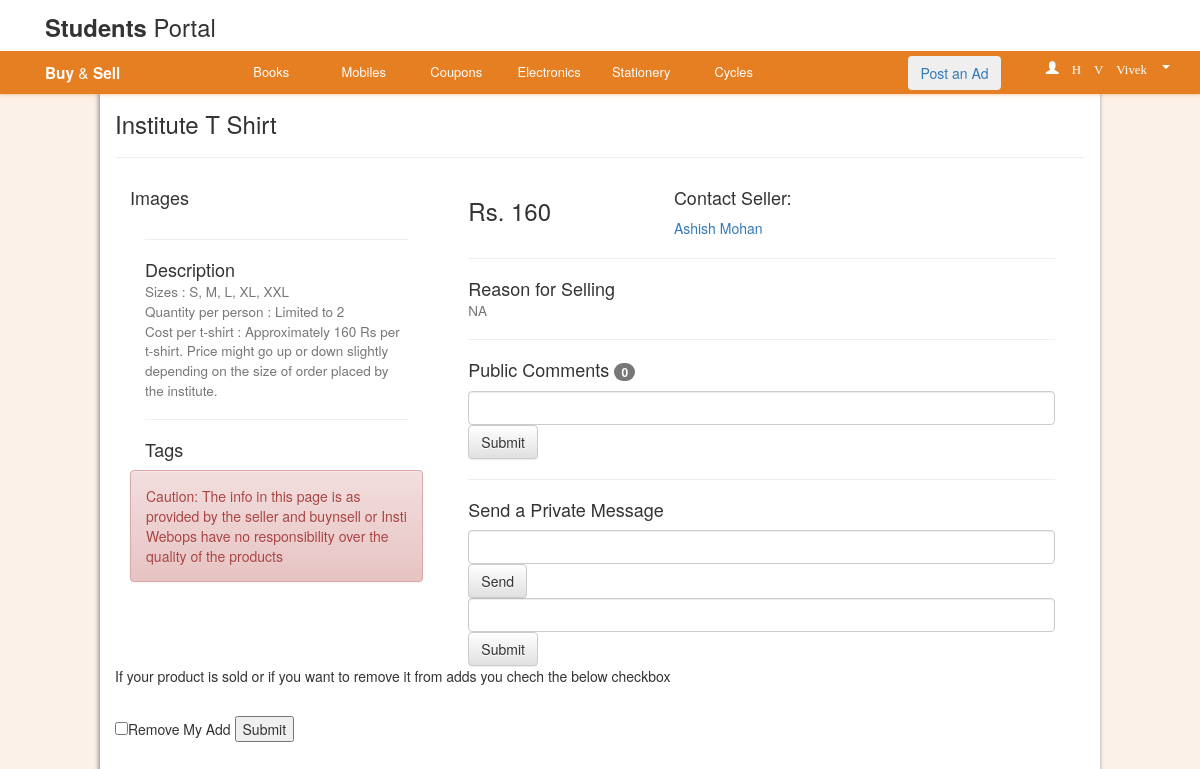
Page /viewpost.php?myposts=1&item_id=0 (signed in) on the committed database.
### tables this page shows
CREATE TABLE IF NOT EXISTS `items` (
  `item_id` int(11) NOT NULL AUTO_INCREMENT,
  `item_name` varchar(25) NOT NULL,
  `price` float NOT NULL,
  `description` text NOT NULL,
  `reason` text NOT NULL,
  `timestamp` timestamp NOT NULL DEFAULT CURRENT_TIMESTAMP ON UPDATE CURRENT_TIMESTAMP,
  `show` tinyint(4) unsigned NOT NULL DEFAULT '1',
  `user_id` int(11) NOT NULL,
  PRIMARY KEY (`item_id`),
  UNIQUE KEY `timestamp` (`timestamp`)
);

CREATE TABLE IF NOT EXISTS `userinfo` (
  `id` int(6) NOT NULL AUTO_INCREMENT,
  `user_id` int(6) DEFAULT NULL,
  `rollno` varchar(15) NOT NULL,
  `fullname` varchar(80) NOT NULL,
  `roomno` int(5) DEFAULT NULL,
  `hostel` varchar(40) DEFAULT NULL,
  `profile_picture` text NOT NULL,
  `time_of_reg` datetime DEFAULT '0000-00-00 00:00:00',
  `current_mess` varchar(40) DEFAULT NULL,
  `comment` varchar(50) DEFAULT NULL,
  `remember_token` varchar(128) DEFAULT NULL,
  `bgroup` varchar(5) DEFAULT NULL,
  `phoneno` bigint(20) DEFAULT '0',
  `emailid` varchar(255) DEFAULT NULL,
  `nick` varchar(255) DEFAULT NULL,
  `gender` varchar(1) DEFAULT NULL,
  `picaddress` varchar(50) DEFAULT NULL,
  `updated_timestamp` timestamp NULL DEFAULT CURRENT_TIMESTAMP,
  `usertype` text,
  `notifications_count` int(11) NOT NULL DEFAULT '0',
  `typename` varchar(40) DEFAULT NULL,
  `avatar_file_name` varchar(255) DEFAULT NULL,
  `avatar_content_type` varchar(255) DEFAULT NULL,
  `avatar_file_size` int(11) DEFAULT NULL,
  `avatar_updated_at` datetime DEFAULT NULL,
  `count` int(11) NOT NULL,
  `last_login` timestamp NOT NULL DEFAULT '0000-00-00 00:00:00',
  PRIMARY KEY (`id`),
  UNIQUE KEY `UNIQUE` (`rollno`),
  UNIQUE KEY `username` (`rollno`)
);

### functions.php (called while the page is built, shortened)
<?php
	function queryDB(mysqli $connectionObject, $query) {
		$resultObject = $connectionObject->query ( $query );
		return $resultObject;
	}
?>

### viewpost.php (the view, shortened to what this page needs)
<?php
	require_once 'functions.php';
	$connectionObject = getConnection();
	if(isset($_GET['item_id'])){
		$resultObject = queryDB($connectionObject, "SELECT items.*, userinfo.fullname FROM items,userinfo WHERE items.user_id = userinfo.id AND items.item_id = '{$_GET['item_id']}'");
		$tagIdObject = queryDB($connectionObject, "SELECT tags.* FROM item_tags,tags where item_id = '{$_GET['item_id']}' AND tags.tag_id = item_tags.tag_id");
		$product = $resultObject->fetch_array(MYSQL_BOTH);
	}
	else{
		echo "Nothing to see here, Move Along :)";
    }
?>
<div class="col-xs-10 col-xs-offset-1 container">
    <h3><?php echo $product['item_name'];?><hr></h3>
    <div class="col-md-4 col-xs-12">
        <?php
            echo "<h4>Images</h4>";
            $src = "photos_items/".$product['item_id']."0";
            if(file_exists($src.".jpeg")){
                    echo "<a href='".$src.".jpeg'><img src=".$src.".jpeg class='col-xs-8'/></a>";
                }
                else if(file_exists($src.".gif")){
                    echo "<a href='".$src.".gif'><img src=".$src.".gif class='col-xs-8'/></a>";
                }
                else if(file_exists($src.".png")){
                    echo "<a href='".$src.".png'><img src=".$src.".png class='col-xs-8'/></a>";
            	}
            	else{
            		echo "<a 'src=photos_items/noImage.jpg' class='col-xs-8'></a>";
            	}
        ?>
        <div class='col-xs-4'>
            </div>
        <div class='col-xs-12'>
        <hr><h4>Description<br><small><?php echo $product['description']; ?></small></h4><hr>
            <?php
            echo "<h4>Tags</h4>";
?>
        </div>
            <?php
            echo "<br /><br />";
            echo "<div class='alert alert-danger col-xs-12'>Caution: The info in this page is as provided by the seller and buynsell or Insti Webops have no responsibility over the quality of the products</div>";
        ?>
    </div>
    <div class="col-xs-12 col-md-8">
        <div class="col-xs-4"><h3>Rs. <?php echo $product['price'];?> </h3></div>
        <div class="col-xs-8"><h4>Contact Seller:<br></h4><?php echo "<a href =viewprofile.php?user_id=".$product['user_id'].">".$product['fullname']."</a>"; ?></div>
        <div class="col-xs-12">
        <hr><h4>Reason for Selling<br><small><?php echo $product['reason']; ?></small></h4><hr>
        <?php
		$array['item_id'] = $_GET['item_id'];
		include "comments.php";
        ?>
        </div>
    </div>
    <?php
    		echo "<form method = 'post' action = 'viewpost.php?myposts=1&item_id='".$_GET['item_id'].">
				<p> If your product is sold or if you want to remove it from adds you chech the below checkbox</p><br />
				<input type='checkbox' name='sold' value='sold'>Remove My Add</input>
				<input type='submit' name='soldSubmit' value='Submit'></input>
			</form>";
    		?>
</div>

### comments.php (shortened to what this page needs)
<?php
$comments = queryDB ( $connectionObject, "SELECT comments.message,comments.user_com_id,comments.timestamp,userinfo.rollno FROM comments,userinfo WHERE item_id = '{$array['item_id']}' AND comments.user_com_id = userinfo.id AND visibility = 1 ORDER BY timestamp ASC" );
$rows = $comments->num_rows;
?>
<h4>Public Comments <span class="badge"><?php echo $rows; ?></span></h4>
<?php
	echo "<form method = 'post' action = 'viewpost.php?allposts=1&item_id=" . $array ['item_id'] . "'><textarea class='form-control' rows='1' name = 'pubcomment'></textarea><button class='btn btn-default' type='submit' name = 'pubsubmit' value = 'comment'>Submit</button></form>";
    echo '<hr><h4>Send a Private Message</h4>';
	echo "<form method = 'post' action = 'viewpost.php?allposts=1&item_id=" . $array ['item_id'] . "'><textarea class='form-control' rows='1' name = 'privcomment'></textarea><button class='btn btn-default' id = 'pubsubmit' type='submit' name = 'privsubmit' value = 'privcomment'>Send</button></form>";
if (isset ( $_GET ['myposts'] ) && $_GET ['myposts'] == 1) {
	echo "<form method = 'post' action = 'viewpost.php?myposts=1&item_id=" . $array ['item_id'] . "'><textarea class='form-control' rows='1' name = 'pubcomment'></textarea><button class='btn btn-default' type='submit' name = 'pubsubmit' value = 'comment'>Submit</button</form>";
}
?>

### dnb.css (style rules this page uses)
.dnb_secondary { box-shadow: 0px 3px 0px rgb(230, 126, 34),0px 2px 5px rgba(230,126,34,0.8); }
html,body { margin: 0px; padding: 0px; }
#dnb_primary { height: auto; position: relative; background-color:#fff; overflow:visible; z-index: 99; padding-bottom: 0.5em; }
#dnb_primary ul { margin-top:0.5em; padding-left: 0px; }
#dnb_primary li { display: inline; }
#dnb_logo { font-size: 1.7em; }
#dnb_logo p { position: relative; top:50%; margin-bottom: auto; }
.dnb_secondary a { text-decoration: none; }
.dnb_secondary { box-sizing: border-box; width: 100%; height:40px; left:0px; position:relative; margin-top: auto; z-index: 98; }
.dnb_secondary ul { list-style-type: none; margin-bottom: 0px; box-sizing: border-box; }
.dnb_secondary li { border-top: 2px solid rgba(255, 255, 255,0); }
.btn2 { color: #000; font-size: 0.925em; font-weight: 200; text-decoration: none; text-align: center; padding-top: 5px; margin-bottom: 10px; margin-top: 5px; }
#dnb_secondary_logo { font-size: 1.1em; text-align: left; margin-bottom: 0px; }
.btn2 a { color: white; }
.content { position: absolute; top:100px; }
.ad { margin-top: 5px; }
.container { box-shadow: 0px -2px 4px #aaa,-2px -2px 4px #aaa; background-color: #fff; min-height: 100%; }
body { background-color: rgba(230, 126, 34, 0.1); }
textarea { resize: none; }

### rows in the picture
items: item_name "Institute T Shirt", description "Sizes : S, M, L, XL, XXL Quantity per person : Limited to 2 Cost per t-shirt : Approximately 160 Rs per t-shirt. Price might go up or down slightly depending on the size of order placed by the institute.", price "160", userinfo.fullname "Ashish Mohan", reason "NA", item_id "0"
